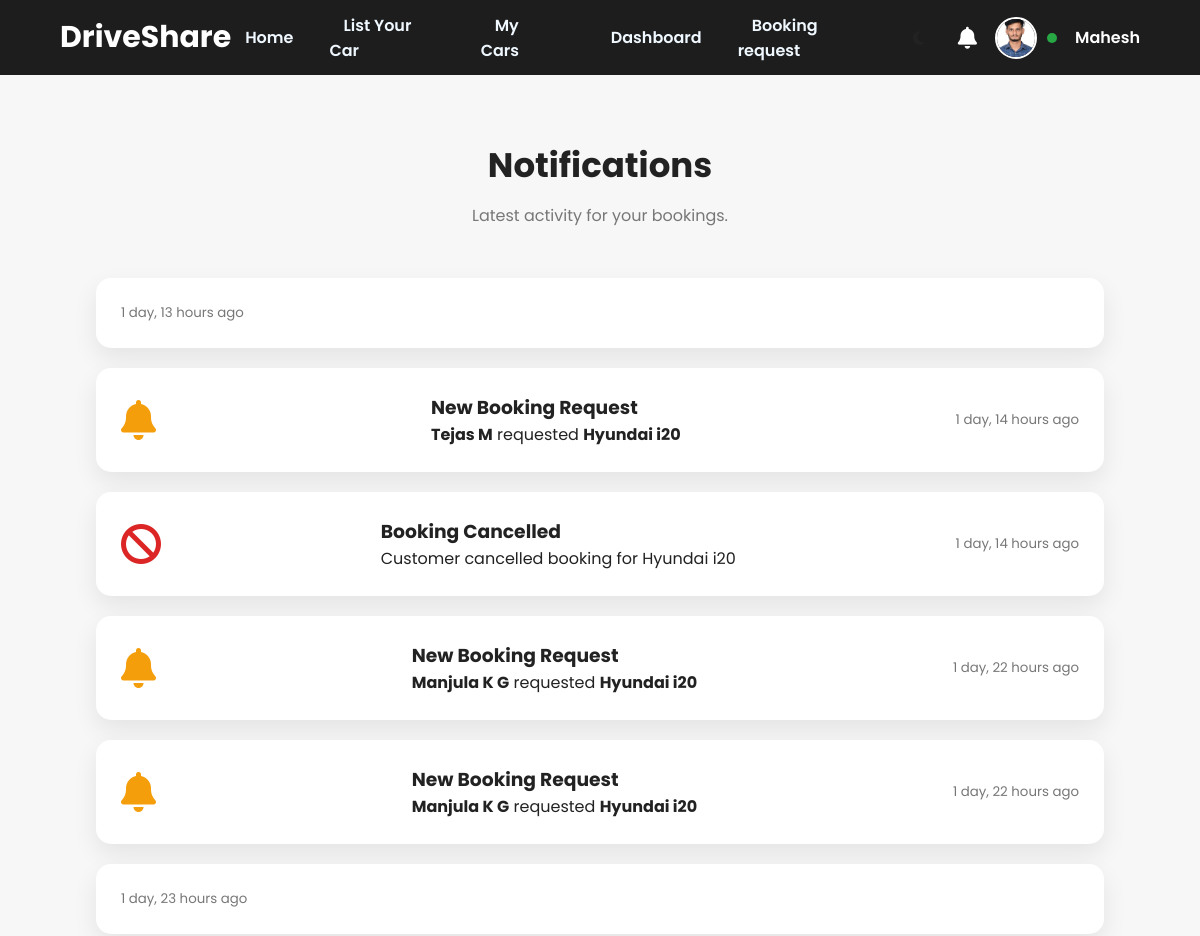
The page /bookings/owner-notifications/ (signed in, upper part) on the database as committed earlier.
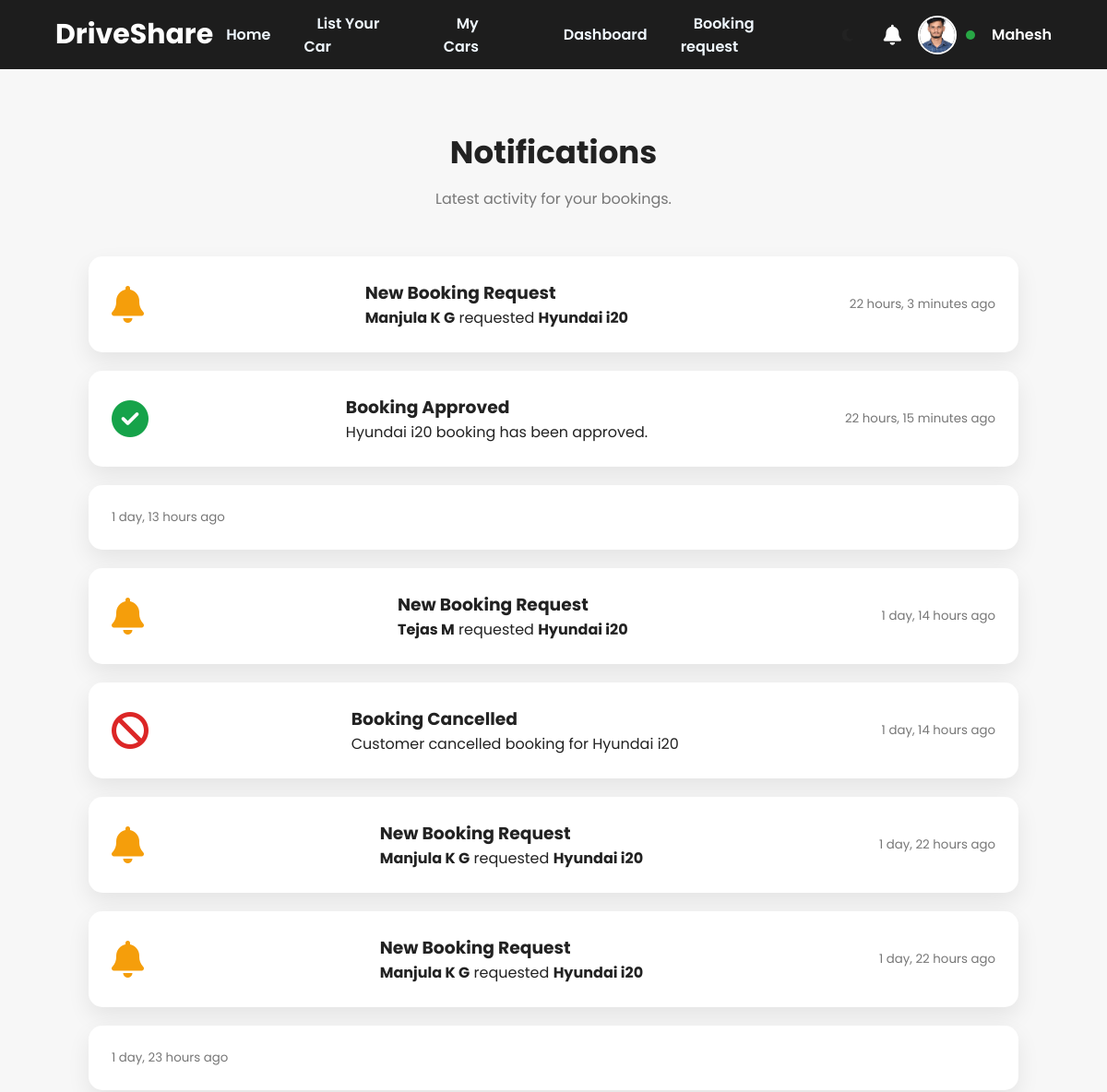
The same page on the database as committed later.
### bookings/models.py (models this page shows, shortened)
class Booking(models.Model):
    STATUS_CHOICES = (
        ("Pending", "Pending"),
        ("Approved", "Approved"),
        ("Rejected", "Rejected"),
        ("Cancelled", "Cancelled"),
        ("Completed", "Completed"),
    )
    customer = models.ForeignKey(
        CustomUser,
        on_delete=models.CASCADE,
        related_name="customer_bookings"
    )
    car = models.ForeignKey(
        Car,
        on_delete=models.CASCADE,
        related_name="bookings"
    )
    start_date = models.DateField()
    end_date = models.DateField()
    total_days = models.PositiveIntegerField()
    total_amount = models.DecimalField(
        max_digits=10,
        decimal_places=2
    )
    booking_status = models.CharField(
        max_length=20,
        choices=STATUS_CHOICES,
        default="Pending"
    )
    customer_message = models.TextField(
        blank=True
    )
    owner_message = models.TextField(
        blank=True
    )
    booked_at = models.DateTimeField(
        auto_now_add=True
    )
    updated_at = models.DateTimeField(
        auto_now=True
    )
    approved_at = models.DateTimeField(
    null=True,
    blank=True
)
    completed_at = models.DateTimeField(
    null=True,
    blank=True
)

### accounts/models.py (models this page shows, shortened)
class CustomUser(AbstractUser):
    USER_TYPES = (
        ('customer', 'Customer'),
        ('owner', 'Car Owner'),
        ('admin', 'Admin'),
    )
    user_type = models.CharField(
        max_length=20,
        choices=USER_TYPES,
        default='customer'
    )
    phone_number = models.CharField(
        max_length=15,
        blank=True
    )
    profile_picture = models.ImageField(
        upload_to='profile_pictures/',
        blank=True,
        null=True
    )

### cars/models.py (models this page shows, shortened)
class Car(models.Model):
    FUEL_TYPES = [
        ("Petrol", "Petrol"),
        ("Diesel", "Diesel"),
        ("Electric", "Electric"),
        ("Hybrid", "Hybrid"),
        ("CNG", "CNG"),
    ]
    TRANSMISSION_TYPES = [
        ("Manual", "Manual"),
        ("Automatic", "Automatic"),
    ]
    STATUS_CHOICES = [
        ("Pending", "Pending"),
        ("Approved", "Approved"),
        ("Rejected", "Rejected"),
    ]
    owner = models.ForeignKey(
        CustomUser,
        on_delete=models.CASCADE,
        related_name="cars"
    )
    title = models.CharField(max_length=150)
    brand = models.CharField(max_length=100)
    model = models.CharField(max_length=100)
    year = models.PositiveIntegerField()
    color = models.CharField(max_length=50)
    seats = models.PositiveIntegerField()
    fuel_type = models.CharField(
        max_length=20,
        choices=FUEL_TYPES
    )
    transmission = models.CharField(
        max_length=20,
        choices=TRANSMISSION_TYPES
    )
    price_per_day = models.DecimalField(
        max_digits=10,
        decimal_places=2
    )
    city = models.CharField(max_length=100)
    description = models.TextField()
    is_available = models.BooleanField(default=True)
    approval_status = models.CharField(
        max_length=20,
        choices=STATUS_CHOICES,
        default="Pending"
    )
    rejection_reason = models.TextField(
    blank=True,
    null=True
)
    created_at = models.DateTimeField(auto_now_add=True)
    updated_at = models.DateTimeField(auto_now=True)

### bookings/views.py (the view)
@login_required
@owner_required
def owner_notifications(request):
    notifications = Booking.objects.filter(
        car__owner=request.user
    ).select_related(
        "customer",
        "car"
    ).order_by("-booked_at")
    return render(
        request,
        "bookings/owner_notifications.html",
        {
            "notifications": notifications,
        }
    )

### notifications/context_processors.py (called while the page is built)
def notification_count(request):
    if request.user.is_authenticated:
        return {
            "notification_count":
            request.user.notifications.filter(
                is_read=False
            ).count()
        }
    return {
        "notification_count": 0
    }

### templates/bookings/owner_notifications.html (shortened to what this page needs)
{% extends "base.html" %}
{% block content %}
<section class="notifications-page">
    <div class="page-header">
        <h1>Notifications</h1>
        <p>Latest activity for your bookings.</p>
    </div>
    {% if notifications %}
        {% for booking in notifications %}
        <div class="notification-card">
            {% if booking.booking_status == "Pending" %}
                <i class="fas fa-bell text-warning"></i>
                <div>
                    <h3>New Booking Request</h3>
                    <p>
                        <strong>{{ booking.customer.get_full_name|default:booking.customer.username }}</strong>
                        requested
                        <strong>{{ booking.car.title }}</strong>
                    </p>
                </div>
            {% elif booking.booking_status == "Approved" %}
                <i class="fas fa-check-circle text-success"></i>
                <div>
                    <h3>Booking Approved</h3>
                    <p>
                        {{ booking.car.title }} booking has been approved.
                    </p>
                </div>
            {% elif booking.booking_status == "Cancelled" %}
                <i class="fas fa-ban text-danger"></i>
                <div>
                    <h3>Booking Cancelled</h3>
                    <p>
                        Customer cancelled booking for
                        {{ booking.car.title }}
                    </p>
                </div>
            {% endif %}
            <small>
                {{ booking.booked_at|timesince }} ago
            </small>
        </div>
        {% endfor %}
    {% else %}
        <div class="empty-booking">
            <h2>No notifications yet.</h2>
        </div>
    {% endif %}
</section>
{% endblock %}

Rows that differ between the two databases and show on the page:
added Booking: customer.get_full_name "Manjula K G", car "Hyundai i20", booked_at "22 hours, 3 minutes"
added Booking: car "Hyundai i20", booked_at "22 hours, 15 minutes"
